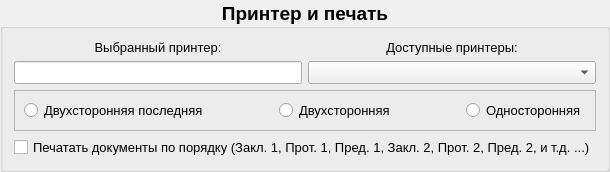
     <widget class="QGroupBox" name="groupBox_printer">
      <property name="font">
       <font>
        <pointsize>14</pointsize>
        <weight>75</weight>
        <bold>true</bold>
       </font>
      </property>
      <property name="title">
       <string>Принтер и печать</string>
      </property>
      <property name="alignment">
       <set>Qt::AlignCenter</set>
      </property>
      <layout class="QGridLayout" name="gridLayout_10">
       <item row="0" column="0">
        <widget class="QLabel" name="label_selected_printer">
         <property name="sizePolicy">
          <sizepolicy hsizetype="Preferred" vsizetype="Fixed">
           <horstretch>0</horstretch>
           <verstretch>0</verstretch>
          </sizepolicy>
         </property>
         <property name="font">
          <font>
           <pointsize>10</pointsize>
           <weight>50</weight>
           <bold>false</bold>
          </font>
         </property>
         <property name="text">
          <string>Выбранный принтер:</string>
         </property>
         <property name="alignment">
          <set>Qt::AlignCenter</set>
         </property>
        </widget>
       </item>
       <item row="0" column="1">
        <widget class="QLabel" name="label_available_printer">
         <property name="sizePolicy">
          <sizepolicy hsizetype="Preferred" vsizetype="Fixed">
           <horstretch>0</horstretch>
           <verstretch>0</verstretch>
          </sizepolicy>
         </property>
         <property name="font">
          <font>
           <pointsize>10</pointsize>
           <weight>50</weight>
           <bold>false</bold>
          </font>
         </property>
         <property name="text">
          <string>Доступные принтеры:</string>
         </property>
         <property name="alignment">
          <set>Qt::AlignCenter</set>
         </property>
        </widget>
       </item>
       <item row="1" column="0">
        <widget class="QLineEdit" name="lineEdit_printer">
         <property name="sizePolicy">
          <sizepolicy hsizetype="Expanding" vsizetype="Fixed">
           <horstretch>0</horstretch>
           <verstretch>0</verstretch>
          </sizepolicy>
         </property>
         <property name="font">
          <font>
           <pointsize>10</pointsize>
           <weight>50</weight>
           <bold>false</bold>
          </font>
         </property>
        </widget>
       </item>
       <item row="1" column="1">
        <widget class="QComboBox" name="comboBox_printer">
         <property name="sizePolicy">
          <sizepolicy hsizetype="Expanding" vsizetype="Fixed">
           <horstretch>0</horstretch>
           <verstretch>0</verstretch>
          </sizepolicy>
         </property>
         <property name="font">
          <font>
           <pointsize>10</pointsize>
           <weight>50</weight>
           <bold>false</bold>
          </font>
         </property>
        </widget>
       </item>
       <item row="2" column="0" colspan="2">
        <widget class="QFrame" name="frame_3">
         <property name="sizePolicy">
          <sizepolicy hsizetype="Preferred" vsizetype="Fixed">
           <horstretch>0</horstretch>
           <verstretch>0</verstretch>
          </sizepolicy>
         </property>
         <property name="frameShape">
          <enum>QFrame::StyledPanel</enum>
         </property>
         <property name="frameShadow">
          <enum>QFrame::Raised</enum>
         </property>
         <layout class="QGridLayout" name="gridLayout_4">
          <item row="0" column="0">
           <widget class="QRadioButton" name="radioButton_last_duplex">
            <property name="font">
             <font>
              <pointsize>10</pointsize>
              <weight>50</weight>
              <bold>false</bold>
             </font>
            </property>
            <property name="text">
             <string>Двухсторонняя последняя</string>
            </property>
           </widget>
          </item>
          <item row="0" column="4">
           <widget class="QRadioButton" name="radioButton_one_side">
            <property name="font">
             <font>
              <pointsize>10</pointsize>
              <weight>50</weight>
              <bold>false</bold>
             </font>
            </property>
            <property name="text">
             <string>Односторонняя</string>
            </property>
           </widget>
          </item>
          <item row="0" column="1">
           <spacer name="horizontalSpacer_6">
            <property name="orientation">
             <enum>Qt::Horizontal</enum>
            </property>
            <property name="sizeHint" stdset="0">
             <size>
              <width>40</width>
              <height>20</height>
             </size>
            </property>
           </spacer>
          </item>
          <item row="0" column="2">
           <widget class="QRadioButton" name="radioButton_duplex">
            <property name="font">
             <font>
              <pointsize>10</pointsize>
              <weight>50</weight>
              <bold>false</bold>
             </font>
            </property>
            <property name="text">
             <string>Двухсторонняя</string>
            </property>
           </widget>
          </item>
          <item row="0" column="3">
           <spacer name="horizontalSpacer_7">
            <property name="orientation">
             <enum>Qt::Horizontal</enum>
            </property>
            <property name="sizeHint" stdset="0">
             <size>
              <width>40</width>
              <height>20</height>
             </size>
            </property>
           </spacer>
          </item>
         </layout>
        </widget>
       </item>
       <item row="3" column="0" colspan="2">
        <widget class="QCheckBox" name="checkBox_print_order">
         <property name="font">
          <font>
           <pointsize>10</pointsize>
           <weight>50</weight>
           <bold>false</bold>
          </font>
         </property>
         <property name="text">
          <string>Печатать документы по порядку (Закл. 1, Прот. 1, Пред. 1, Закл. 2, Прот. 2, Пред. 2, и т.д. ...)</string>
         </property>
        </widget>
       </item>
      </layout>
     </widget>
